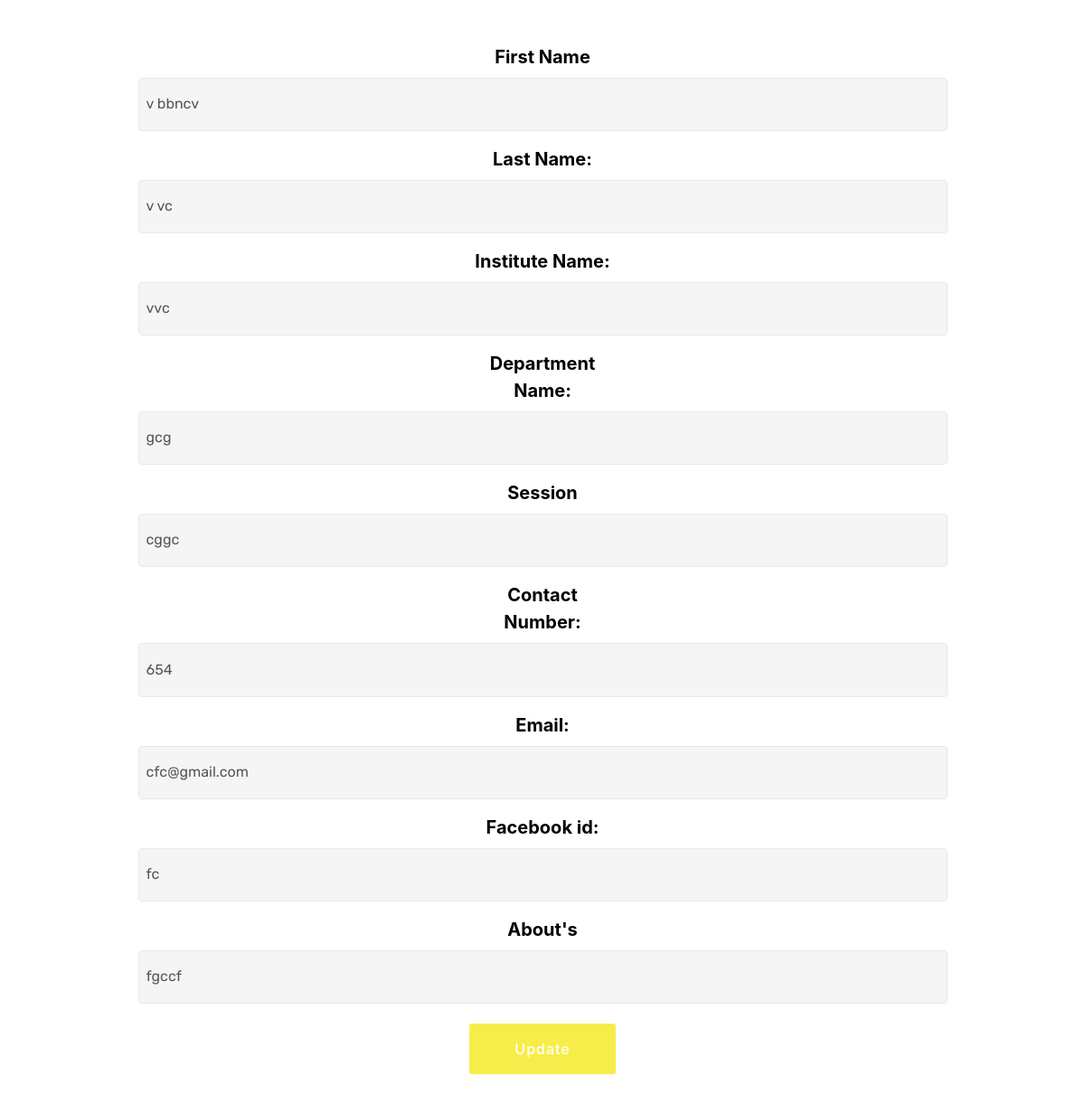
The page /edit.php?user=23 on the database its author committed.
### tables this page shows
CREATE TABLE `tutors` (
  `id` int(11) NOT NULL,
  `firstName` varchar(40) NOT NULL,
  `lastName` varchar(40) NOT NULL,
  `instituteName` varchar(40) NOT NULL,
  `profilePic` varchar(255) NOT NULL,
  `phnNo` decimal(30,0) NOT NULL,
  `tInform` varchar(255) NOT NULL,
  `deptName` varchar(255) NOT NULL,
  `session` varchar(30) NOT NULL,
  `email` varchar(255) NOT NULL,
  `fbId` varchar(255) NOT NULL,
  `class` varchar(255) NOT NULL,
  `sub` varchar(255) NOT NULL,
  `addInfo` varchar(255) NOT NULL
);

### edit.php (the view, shortened to what this page needs)
<?php
    require 'serverCon.php';
    $id=$_GET['user'];
    $query = "SELECT * FROM tutors where id=$id";
    $result=mysqli_query($link,$query);
?>
<!DOCTYPE html>
<html>
<head>
 <?php  while($row=mysqli_fetch_array($result)){?>
  <link rel="stylesheet" href="assets/web/assets/mobirise-icons/mobirise-icons.css">
  <link rel="stylesheet" href="assets/tether/tether.min.css">
  <link rel="stylesheet" href="assets/bootstrap/css/bootstrap.min.css">
  <link rel="stylesheet" href="assets/bootstrap/css/bootstrap-grid.min.css">
  <link rel="stylesheet" href="assets/bootstrap/css/bootstrap-reboot.min.css">
  <link rel="stylesheet" href="assets/dropdown/css/style.css">
  <link rel="stylesheet" href="assets/animate.css/animate.min.css">
  <link rel="stylesheet" href="assets/theme/css/style.css">
  <link rel="stylesheet" href="assets/mobirise/css/mbr-additional.css" type="text/css">
</head>
<body>
<section class="menu cid-qBZdT3LhKQ" once="menu" id="menu1-j" data-rv-view="195">
    <nav class="navbar navbar-expand beta-menu navbar-dropdown align-items-center navbar-fixed-top navbar-toggleable-sm bg-color transparent">
        <div class="menu-logo">
            <div class="navbar-brand">
                <span class="navbar-caption-wrap"><a class="navbar-caption text-white display-4" href="index.php">sInformer</a></span>
            </div>
        </div>
        <div class="collapse navbar-collapse" id="navbarSupportedContent">
            <ul class="navbar-nav nav-dropdown nav-right" data-app-modern-menu="true">
                <li class="nav-item">
                    <a class="nav-link link text-white display-4" href="index.php">
                        <span class="mbri-home mbr-iconfont mbr-iconfont-btn"> </span>
                    </a>
                </li>
                <li class="nav-item">
                    <a class="nav-link link text-white display-4" href="addStudent.html">
                        <span class="mbri-plus mbr-iconfont mbr-iconfont-btn"></span>
                    </a>
                </li>
               </ul>
        </div>
    </nav>
</section>
    <br>
    <br>
    <div class="container">
        <center>
            <form class="form-horizontal" method="POST" enctype="multipart/form-data" action="editAction.php?editValue=<?php echo $id ?>">
        <div class="form-group">
            <label class="control-label col-sm-2" for="fname">First Name</label>
            <div class="col-sm-10">
                <input type="text" class="form-control" id="fname" value="<?php echo ''.$row['firstName'].' ';?>" name="firstName">
            </div>
        </div>
        <div class="form-group">
          <label class="control-label col-sm-2" for="lname">Last Name:</label>
          <div class="col-sm-10">
            <input type="text" class="form-control" id="text"  value="<?php echo ''.$row['lastName'].' ';?>" name="lastName">
          </div>
        </div>
        <div class="form-group">
            <label class="control-label col-sm-2" for="facname">Institute Name:</label>
            <div class="col-sm-10">
                <input type="text" class="form-control" id="facname"  value="<?php echo ''.$row['instituteName'].' ';?>" name="insName">
            </div>
        </div>
        <div class="form-group">
            <label class="control-label col-sm-2" for="depname">Department Name:</label>
            <div class="col-sm-10">
                <input type="text" class="form-control" id="depname"  value="<?php echo ''.$row['deptName'].' ';?>" name="deptName">
            </div>
        </div>
        <div class="form-group">
            <label class="control-label col-sm-2" for="session">Session</label>
            <div class="col-sm-10">
                <input type="text" class="form-control" id="session"  value="<?php echo ''.$row['session'].' ';?>" name="session">
            </div>
        </div>
        <div class="form-group">
            <label class="control-label col-sm-2" for="num">Contact Number:</label>
            <div class="col-sm-10">
                <input type="text" class="form-control" id="num" value="<?php echo ''.$row['phnNo'].' ';?>" name="conatctNumber">
            </div>
        </div>
        <div class="form-group">
            <label class="control-label col-sm-2" for="email">Email:</label>
            <div class="col-sm-10">
                <input type="email" class="form-control" id="email" value="<?php echo ''.$row['email'].' ';?>" name="email">
            </div>
        </div>
        <div class="form-group">
            <label class="control-label col-sm-2" for="fbid">Facebook id:</label>
            <div class="col-sm-10">
                <input type="text" class="form-control" id="fbid" value="<?php echo ''.$row['fbId'].' ';?>" name="fbid">
        </div>
        </div>
        <div class="form-group">
            <label class="control-label col-sm-2" for="det">About's</label>
            <div class="col-sm-10">
                <input type="text" class="form-control" value="<?php echo ''.$row['tInform'].' ';?>" id="det" name="bio">
            </div>
        </div>
        <div class="form-group">
             <div class="col-sm-offset-2 col-sm-10">
                 <input type="submit" class="btn btn-success" value="Update">
            </div>
        </div>
        </form>
        </center>
    </div>
<?php
  }?>
  </body>
</html>

### assets/dropdown/css/style.css (style rules this page uses)
.navbar-dropdown { left: 0; padding: 0; position: absolute; right: 0; top: 0; transition: all 0.45s ease; z-index: 1030; background: #282828; }
.navbar-dropdown .navbar-caption { font-weight: 700; white-space: normal; vertical-align: -4px; line-height: 3.125rem !important; }
.navbar-dropdown .navbar-caption, .navbar-dropdown .navbar-caption:hover { color: inherit; text-decoration: none; }
.navbar-dropdown.navbar-fixed-top { position: fixed; }
.navbar-dropdown .navbar-brand span { vertical-align: -4px; }
.navbar-dropdown.bg-color.transparent { background: none; }
.nav-dropdown { font-size: 0.75rem; font-weight: 500; height: auto !important; }
.nav-dropdown .link { margin: .667em 1.667em; font-weight: 500; padding: 0; transition: color .2s ease-in-out; }
.nav-dropdown .link::after, .nav-dropdown .dropdown-item::after { color: inherit; }

### assets/theme/css/style.css (style rules this page uses)
section { background-color: #eeeeee; }
section, .container, .container-fluid { position: relative; word-wrap: break-word; }
a { font-style: normal; font-weight: 400; cursor: pointer; }
a, a:hover { text-decoration: none; }
body { color: #232323; }
h1, h2, h3, h4, h5, h6, .h1, .h2, .h3, .h4, .h5, .h6, .display-1, .display-2, .display-3, .display-4 { line-height: 1; word-break: break-word; word-wrap: break-word; }
body { position: relative; }
section { background-position: 50% 50%; background-repeat: no-repeat; background-size: cover; }
[type="submit"] { -webkit-appearance: none; }
.menu .navbar-brand { display: -webkit-flex; }
.menu .navbar-brand span { display: flex; display: -webkit-flex; }
.menu .navbar-brand .navbar-caption-wrap { display: -webkit-flex; }
@media (min-width: 992px) { .menu .navbar-nav.nav-dropdown { display: -webkit-flex; } }
@media (min-width: 992px) { .menu .navbar-toggleable-sm .navbar-collapse { display: -webkit-flex !important; } }

### edit.php (style rules this page uses)
label { font-size: 20px; color: black; font-weight: bold; }

### rows shown on the page
tutors: firstName "v bbncv", lastName "v vc", insName "vvc", deptName "gcg", session "cggc", conatctNumber "654", email "cfc@gmail.com", fbid "fc", bio "fgccf"
